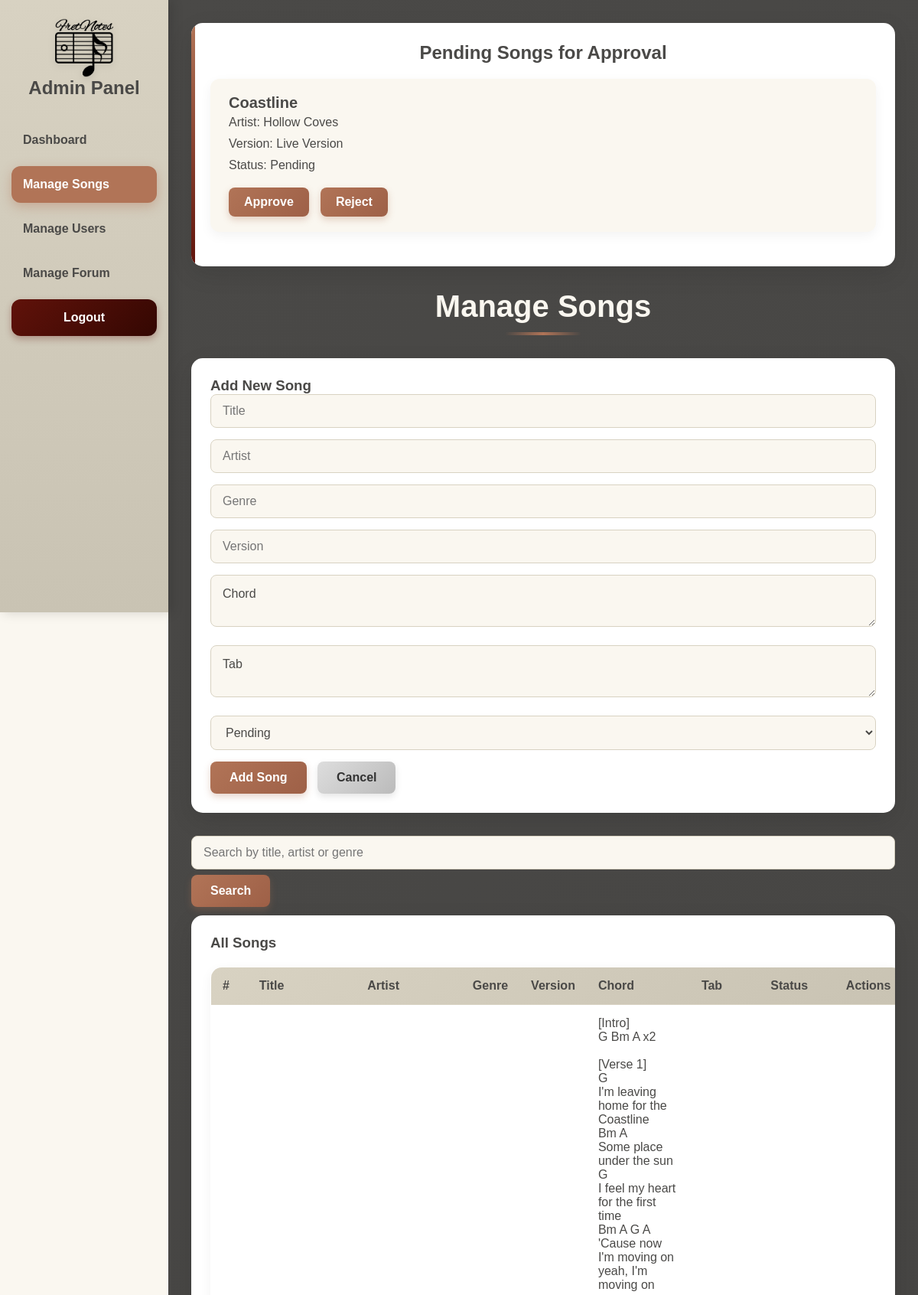
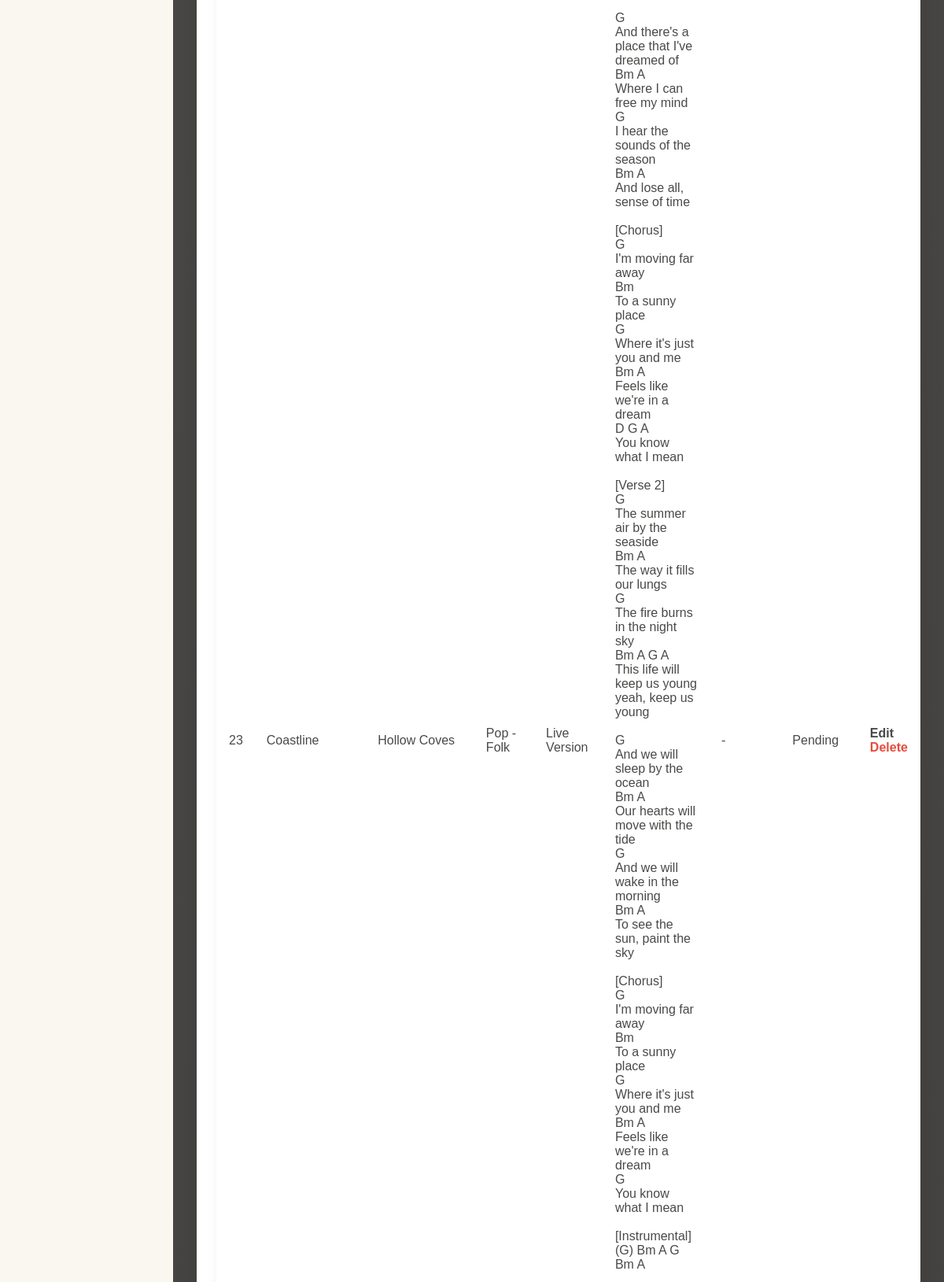
Page /admin/songsAdmin.php (upper part) on the committed database (2 pictures, top to bottom).
### tables this page shows
CREATE TABLE `songs` (
  `id` int(11) NOT NULL,
  `title` varchar(255) NOT NULL,
  `artist` varchar(255) NOT NULL,
  `genre` varchar(100) DEFAULT NULL,
  `version_name` varchar(100) DEFAULT NULL,
  `created_at` timestamp NOT NULL DEFAULT current_timestamp(),
  `song_status` enum('Pending','Approved','Rejected') DEFAULT 'Pending',
  `chords_text` text DEFAULT NULL,
  `tab_text` text DEFAULT NULL,
  `created_by` int(11) NOT NULL
);

### backend/controllers/SongController.php (called while the page is built, shortened)
<?php
include(__DIR__ . '/../config/db.php');
function getAllSongs()
{
    global $pdo;
    $stmt = $pdo->query("SELECT * FROM songs ORDER BY created_at DESC");
    return $stmt->fetchAll(PDO::FETCH_ASSOC);
}
?>

### admin/songsAdmin.php (the view, shortened to what this page needs)
<?php
include('../backend/config/db.php');
include('../backend/controllers/SongController.php');
$songToEdit = null;
$songs = getSongsByStatus('pending');
$allsongs = getAllSongs();
$searchTerm = isset($_GET['search']) ? $_GET['search'] : '';
function getSongsByStatus($song_status)
{
    global $pdo;
    $query = "SELECT * FROM songs WHERE song_status = :song_status ORDER BY created_at DESC";
    $stmt = $pdo->prepare($query);
    $stmt->bindParam(':song_status', $song_status, PDO::PARAM_STR);
    $stmt->execute();
    return $stmt->fetchAll(PDO::FETCH_ASSOC);
}
?>
<!DOCTYPE html>
<html lang="en">
<head>
    <link rel="stylesheet" href="adminpage.css">
    <link rel="stylesheet" href="../public/css/cursor.css">
</head>
<body>
    <div class="sidebar">
        <img src="../public/assets/images/FretNotesLogoRevisiVer1.png" alt="Logo" class="sidebar-logo">
        <h2 class="header">Admin Panel</h2>
        <a href="index.php">Dashboard</a>
        <a href="songsAdmin.php" class="active">Manage Songs</a>
        <a href="usersAdmin.php">Manage Users</a>
        <a href="forumAdmin.php">Manage Forum</a>
        <a href="../public/logout.php" style="color: white;" class="logout-button">Logout</a>
    </div>
    <div class="content">
        <div class="songs-status">
            <h1>Pending Songs for Approval</h1>
            <?php if (empty($songs)): ?>
                <p>No songs pending for approval.</p>
            <?php else: ?>
                <?php foreach ($songs as $song): ?>
                    <div class="song-items">
                        <h3><?php echo htmlspecialchars($song['title']); ?></h3>
                        <p>Artist: <?php echo htmlspecialchars($song['artist']); ?></p>
                        <p>Version: <?php echo htmlspecialchars($song['version_name']); ?></p>
                        <p>Status: <?php echo htmlspecialchars($song['song_status']); ?></p>
                        <form method="POST">
                            <button type="submit" name="approve_song_id" value="<?php echo $song['id']; ?>">Approve</button>
                            <button type="submit" name="reject_song_id" value="<?php echo $song['id']; ?>">Reject</button>
                        </form>
                    </div>
                <?php endforeach; ?>
            <?php endif; ?>
        </div>
        <h2 class="main-header">Manage Songs</h2>
        <div class="card mb-10">
            <h3 class="form-header">
                <?php echo isset($songToEdit) ? 'Edit Song' : 'Add New Song'; ?>
            </h3>
            <form method="POST" class="form">
                <input name="title" placeholder="Title" required class="input-field"
                    value="<?php echo isset($songToEdit) ? htmlspecialchars($songToEdit['title']) : ''; ?>">
                <input name="artist" placeholder="Artist" required class="input-field"
                    value="<?php echo isset($songToEdit) ? htmlspecialchars($songToEdit['artist']) : ''; ?>">
                <input name="genre" placeholder="Genre" required class="input-field"
                    value="<?php echo isset($songToEdit) ? htmlspecialchars($songToEdit['genre']) : ''; ?>">
                <input name="version_name" placeholder="Version" required class="input-field"
                    value="<?php echo isset($songToEdit) ? htmlspecialchars($songToEdit['version_name']) : ''; ?>">
                <textarea name="chords_text" placeholder="Chord" required
                    class="input-field"><?php echo isset($songToEdit) ? htmlspecialchars($songToEdit['chords_text']) : ''; ?></textarea>
                <textarea name="tab_text" placeholder="Tab" required
                    class="input-field"><?php echo isset($songToEdit) ? htmlspecialchars($songToEdit['tab_text']) : ''; ?></textarea>
                <select name="song_status" required class="input-field">
                    <option value="pending" <?php echo (isset($songToEdit) && $songToEdit['song_status'] == 'pending') ? 'selected' : ''; ?>>Pending</option>
                </select>
                <?php if (isset($songToEdit)): ?>
                    <button type="submit" name="edit_song" class="btn">Update Song</button>
                <?php else: ?>
                    <button type="submit" name="add_song" class="btn">Add Song</button>
                <?php endif; ?>
                <a href="songsAdmin.php" class="btn-cancel">Cancel</a>
            </form>
        </div>
        <form method="GET" class="search-form">
            <input type="text" name="search" style="margin-bottom: 7px;" placeholder="Search by title, artist or genre"
                class="input-field" value="<?php echo htmlspecialchars($searchTerm); ?>">
            <button type="submit" style="margin-bottom: 11px;" class="btn">Search</button>
        </form>
        <div class="card">
            <h3 class="table-header">All Songs</h3>
            <table>
                <thead>
                    <tr>
                        <th>#</th>
                        <th>Title</th>
                        <th>Artist</th>
                        <th>Genre</th>
                        <th>Version</th>
                        <th>Chord</th>
                        <th>Tab</th>
                        <th>Status</th>
                        <th>Actions</th>
                    </tr>
                </thead>
                <tbody>
                    <?php foreach ($allsongs as $s): ?>
                        <tr>
                            <td><?php echo $s['id']; ?></td>
                            <td><?php echo htmlspecialchars($s['title']); ?></td>
                            <td><?php echo htmlspecialchars($s['artist']); ?></td>
                            <td><?php echo htmlspecialchars($s['genre']); ?></td>
                            <td><?php echo htmlspecialchars($s['version_name']); ?></td>
                            <td><?php echo nl2br(htmlspecialchars($s['chords_text'])); ?></td>
                            <td><?php echo nl2br(htmlspecialchars($s['tab_text'])); ?></td>
                            <td><?php echo htmlspecialchars($s['song_status']); ?></td>
                            <td>
                                <a href="?edit_song=<?php echo $s['id']; ?>" class="link-btn">Edit</a>
                                <a href="?delete_song=<?php echo $s['id']; ?>"
                                    onclick="return confirm('Delete this song?');" class="link-btn delete-btn">Delete</a>
                            </td>
                        </tr>
                    <?php endforeach; ?>
                </tbody>
            </table>
        </div>
    </div>
</body>
</html>

### public/css/cursor.css (style rules this page uses)
body { cursor: url("../assets/cursor/cursorguitar.png"), auto; }

### rows in the picture
songs: title "Coastline", artist "Hollow Coves", version_name "Live Version", song_status "Pending", id "23", genre "Pop - Folk", chords_text "[Intro] G Bm A x2 [Verse 1] G I'm leaving home for the Coastline Bm A Some place under the sun G I feel my heart for the first time Bm A G A 'Cause now I'm moving on yeah, I'm moving on G And there's a place that I've dreamed of Bm A Where I can free my mind G I hear the sounds of the season Bm A And lose all, sense of time [Chorus] G I'm moving far away Bm To a sunny place G Where it's just you and me Bm A Feels like we're in a dream D G A You know what I mean [Verse 2] G The summer air by the seaside Bm A The way it fills our lungs G The fire burns in the night sky Bm A G A This life will keep us young yeah, keep us young G And we will sleep by the ocean Bm A Our hearts will move with the…", tab_text "-"
